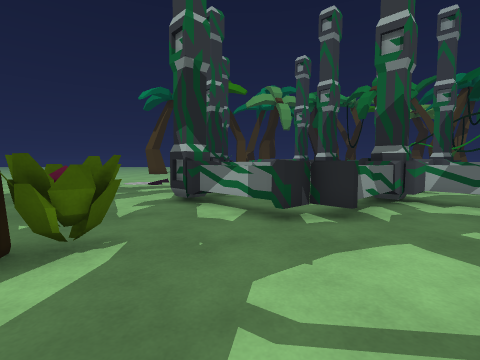
View 1 (above)

24 first-person views from a walk through a 3-D level made in the Unity game engine. The camera is 1.2 m above the floor, tilts 4° down and sees 85° across. The floor is counted in squares, 1 m on a side. Each view is taken from the middle of a square. On the plan, view 1 faces up. The plan holds only what a view shows up to about 12 squares ahead; the rest is blank. The place goes on beyond the plan. Some animated figures are left out. Some surface patterns are stand-ins.

View 2
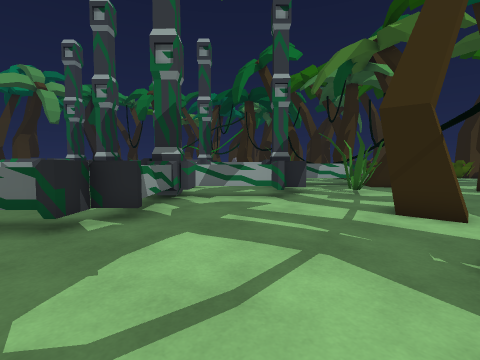

View 3
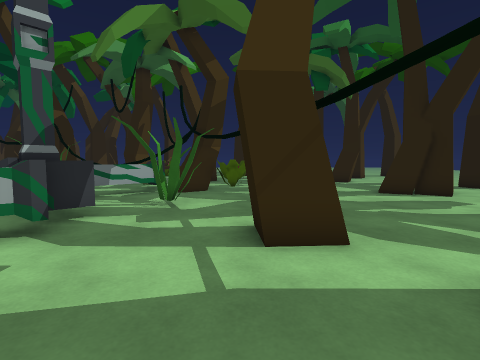

View 4
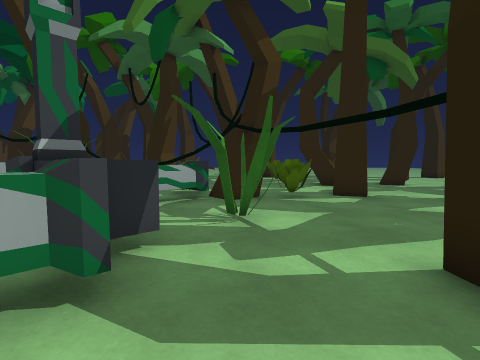

View 5
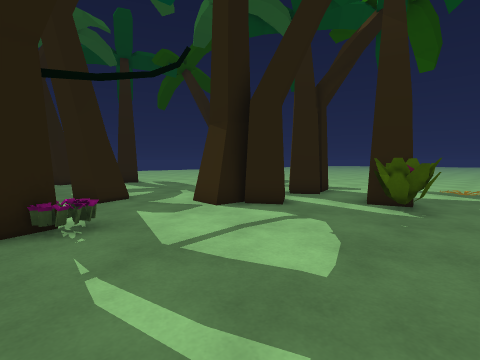

View 6
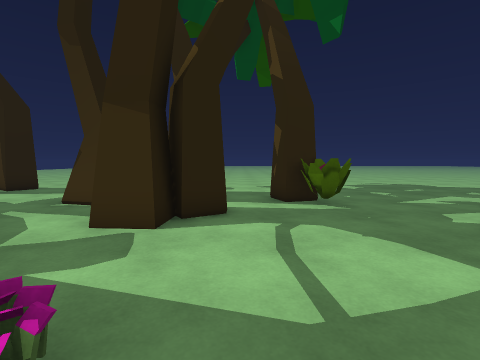

View 7
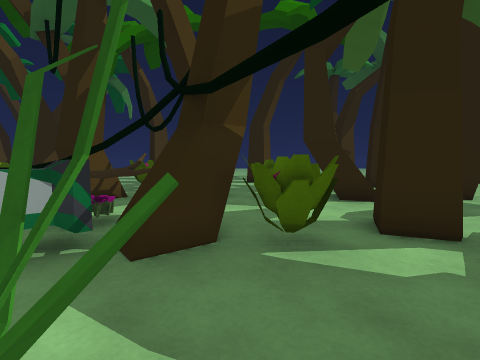

View 8
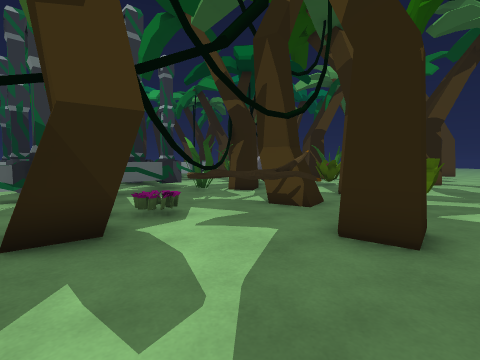

View 9
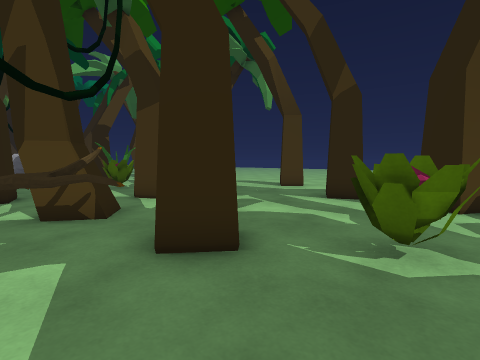

View 10
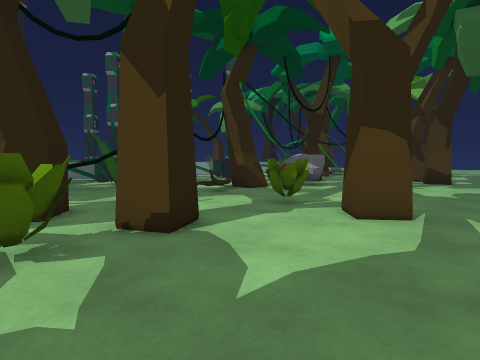

View 11
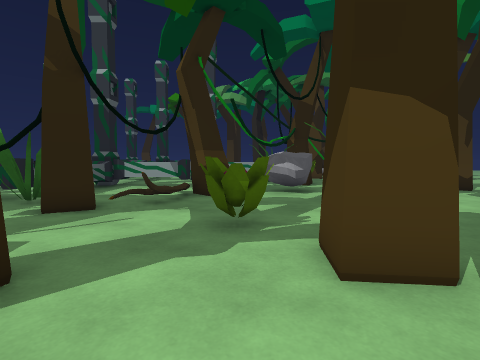

View 12
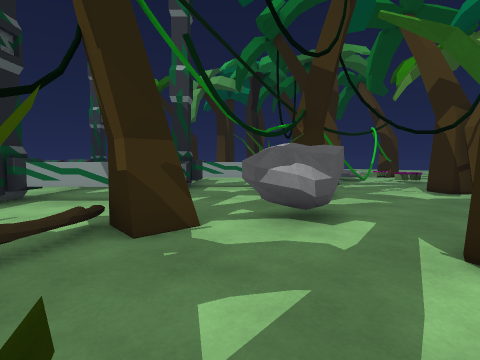

View 13
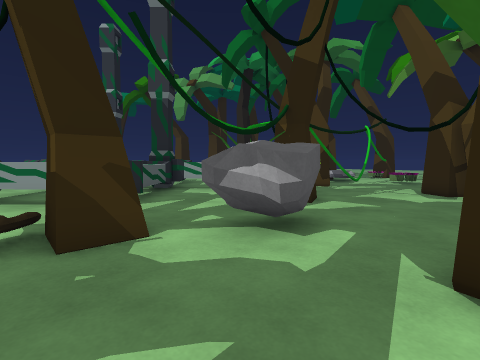

View 14
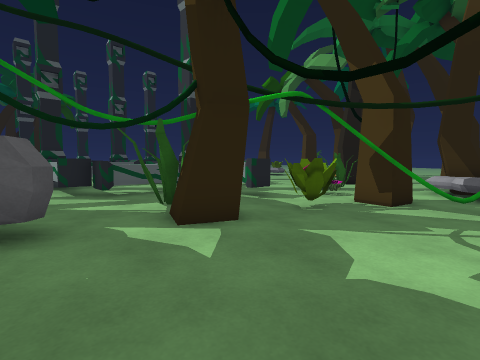

View 15
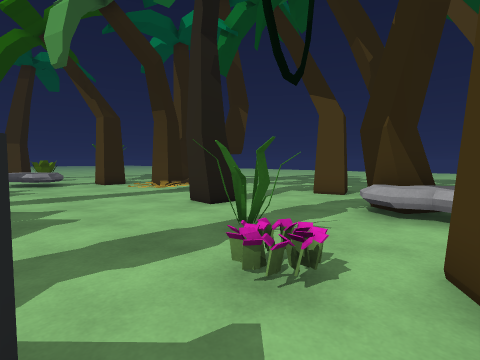

View 16
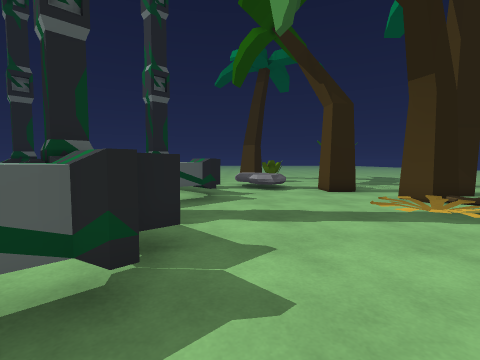

View 17
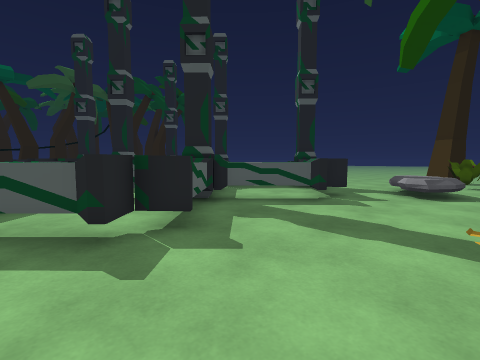

View 18
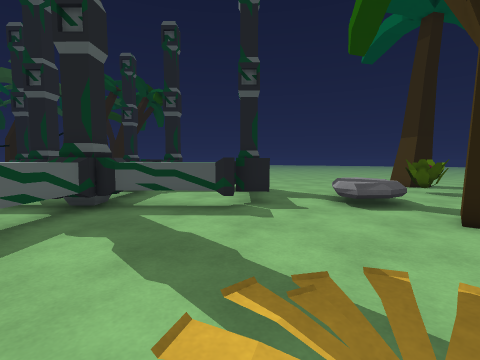

View 19
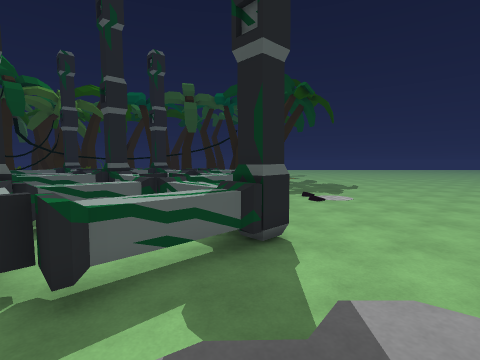

View 20
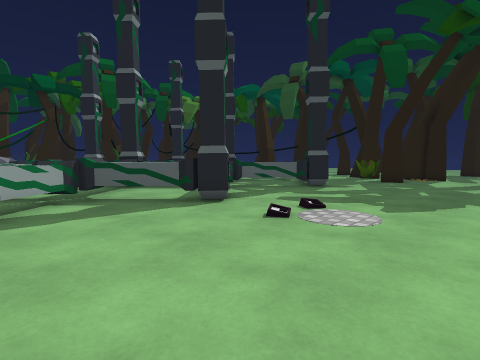

View 21
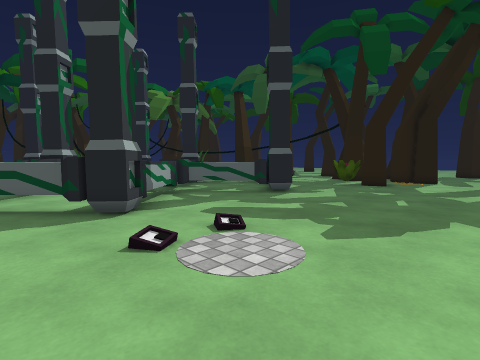

View 22
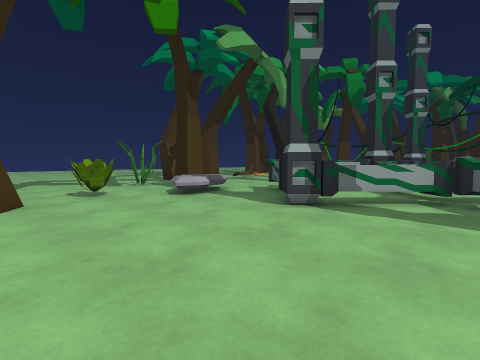

View 23
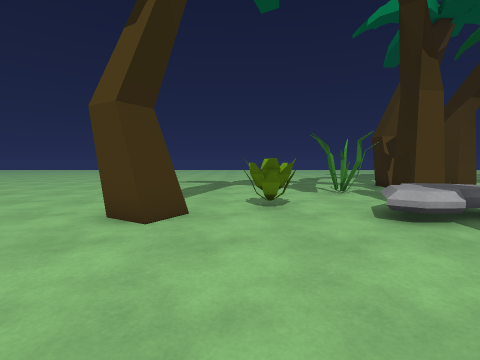

View 24
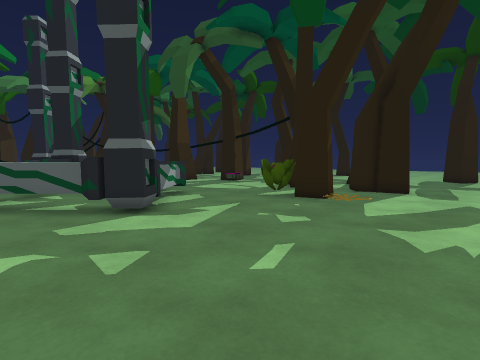

### Floor plan
Key: @ floor where view 1 was taken; # wall or solid block; . floor; / step, stairs or slope; = window, fence, low wall or low ledge; P plant; T tree; R rock; O other object.
Columns run from 8 left of view 1 to 26 right of it. Each row starts with its distance up from view 1.
 32 ...  ....TT      ....T.     TTT
 31 ..........TT..   ....TT      T
 30 ......#....T.P.  T...RRO.
 29 ........TT......TT.......
 28 .......................T.....T
 27 ..PP..///..............T#...#TT
 26 TT.../  /............P.......TTT
 25 T..../R.................P.....  T
 24 .........OOO...OOO....O.......  #
 23 ........OOOO..OOOOO . O.T#.... ...
 22 .......OO..OOOOO.   OO...TT...  ..
 21 ......OO....OOO.   OO...#...... ..
 20 .......OO..OOO O   OOO.....R... ..
 19 ........OOOO .O O  . OO...RRR.  ..
 18 .........OOO.  OOO... O...RRR.T ..
 17 ........OOOO. OOOO .. O..TT.... ...
 16 .......OO . OOOO.    O..T#T.... ...
 15 ......OO ...OOO    OO....O..... ...
 14 .......O .. OO     OO.....#..... .
 13 ........O            O....O..PPTTT.
 12 .........OO           O..TT........
 11 .........OO    OOO.   O.##.........
 10 ........OO      .O   O..#....##....
  9 ......OOO.. OO ...OO ... .T..T#....
  8 ......OO ...OOO...OO ... .#T.......
  7 .......OO .OO.O . OOO ..#=TT..P....
  6 ........OOOO...OO ...OOP#.#........
  5 .........OO....O.O...OT...=#.....TT
  4 ...P..P............#..TTT..T#.....T
  3 ....#TP...............PT.........
  2 ....TT.........TT............P...T
  1 .......T.......TT.........TT......T
  0  ..#T.TT@....T........#T..TT
 -1  ..T#  #T...PT.........T..TT
 -2  ...   TT...   ...........
 -3  ...TTT....T    ..........    TT
 -4  ..  T....T#     ....OT...TT   T

Where each view was taken, in squares from view 1:
view 1: 0 up, 0 right, facing up
view 2: 0 up, 0 right, facing up-right
view 3: 2 up, 3 right, facing right
view 4: 4 up, 5 right, facing right
view 5: 5 up, 5 right, facing down-left
view 6: 1 up, 5 right, facing left
view 7: 3 up, 10 right, facing right
view 8: 0 up, 17 right, facing up
view 9: 1 up, 17 right, facing up-right
view 10: 7 up, 26 right, facing up-left
view 11: 10 up, 25 right, facing up-left
view 12: 14 up, 22 right, facing up-left
view 13: 15 up, 22 right, facing up-left
view 14: 23 up, 23 right, facing left
view 15: 24 up, 15 right, facing up-left
view 16: 25 up, 11 right, facing left
view 17: 28 up, 10 right, facing down-left
view 18: 29 up, 7 right, facing down-left
view 19: 27 up, 1 left, facing down
view 20: 20 up, 8 left, facing down-right
view 21: 17 up, 8 left, facing down-right
view 22: 17 up, 8 left, facing up-right
view 23: 20 up, 6 left, facing up
view 24: 11 up, 8 left, facing down-right
